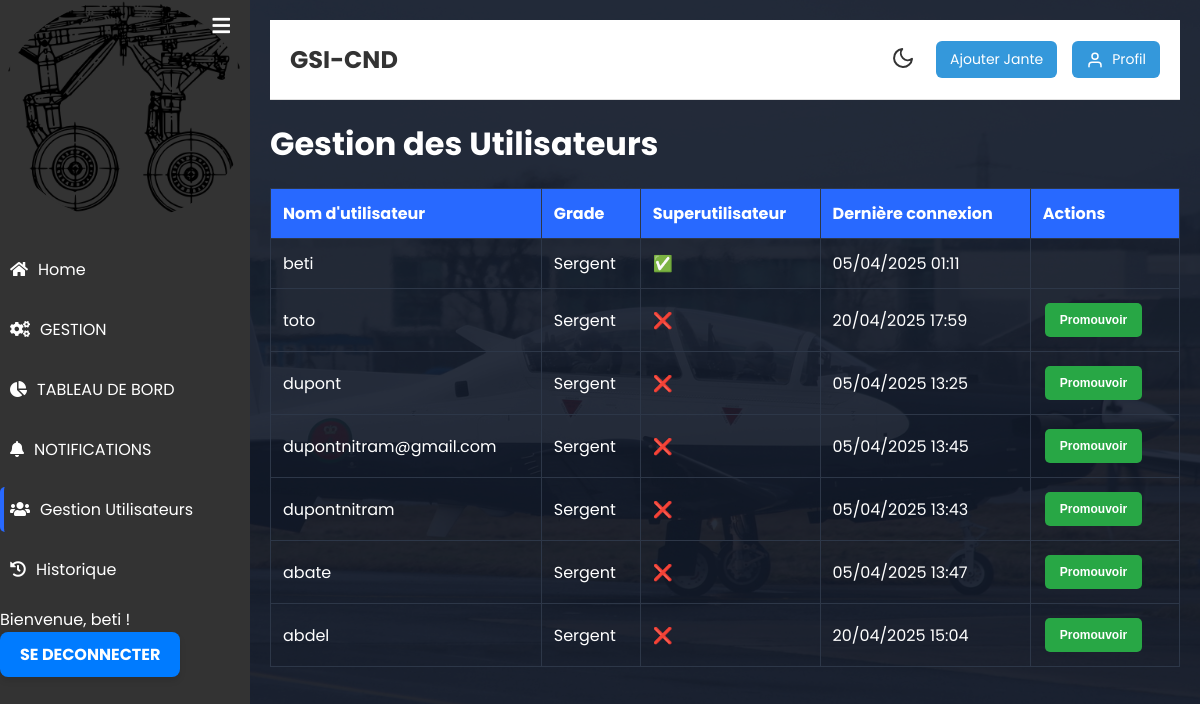
The page /gestion-utilisateurs/ (signed in) on the database as committed earlier.
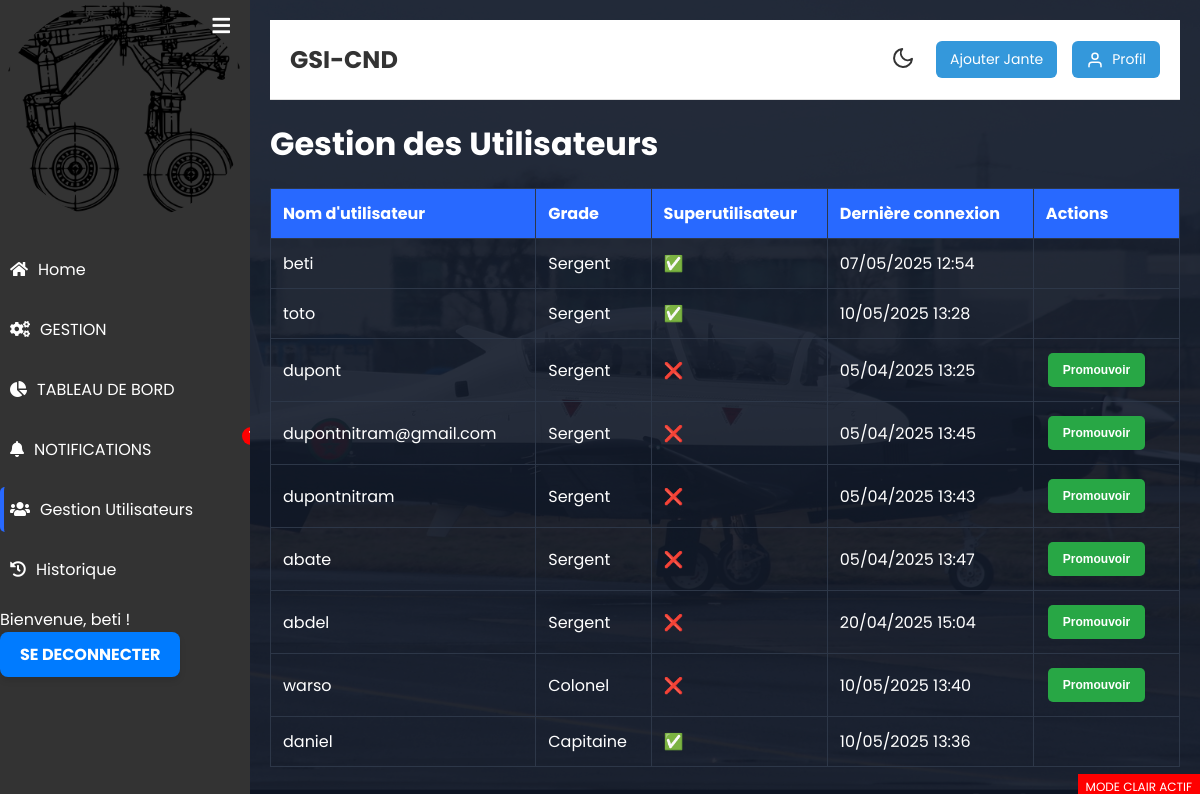
The same page on the database as committed later.
### authentification/models.py (models this page shows)
class User(AbstractUser):
    GRADE_CHOICES = (
        ('SGT', 'Sergent'),
        ('SCH', 'Sous-chef'),
        ('ADJ', 'Adjudant'),
        ('ADC', 'Adjudant-chef'),
        ('SLT', 'Sous-lieutenant'),
        ('LT', 'Lieutenant'),
        ('CNE', 'Capitaine'),
        ('CDT', 'Commandant'),
        ('LT-COL', 'Lieutenant-colonel'),
        ('COL', 'Colonel'),
    )
    grade = models.CharField(
        max_length=10,
        choices=GRADE_CHOICES,
        verbose_name='Grade',
        default='SGT'
    )
    def get_grade_display(self):
        return dict(self.GRADE_CHOICES).get(self.grade, self.grade)

### blog/views.py (the view)
# urls.py: path('gestion-utilisateurs/', blog_views.user_management, name='user_management'),
@login_required
def user_management(request):
    if not request.user.is_superuser:
        return render(request, 'authentification/access_denied.html',
                    {'message': 'Accès réservé aux administrateurs'})
    users = User.objects.all()
    return render(request, 'blog/user_management.html', {'users': users})

### blog/context_processors.py (called while the page is built)
def notifications_processor(request):
    if request.user.is_authenticated:
        return {
            'notifications': Notification.objects.filter(is_read=False).order_by('-created_at')
        }
    return {}  # Ne retourne rien si l'utilisateur n'est pas connecté

### blog/templates/blog/user_management.html (shortened to what this page needs)
{% extends "blog/base_blog.html" %}
{% block content %}
<div class="management-container">
    <h1>Gestion des Utilisateurs</h1>
    <table class="user-management-table">
        <thead>
            <tr>
                <th>Nom d'utilisateur</th>
                <th>Grade</th>
                <th>Superutilisateur</th>
                <th>Dernière connexion</th>
                <th>Actions</th>
            </tr>
        </thead>
        <tbody>
            {% for user in users %}
            <tr>
                <td>{{ user.username }}</td>
                <td>{{ user.get_grade_display }}</td>
                <td>{% if user.is_superuser %}✅{% else %}❌{% endif %}</td>
                <td>{{ user.last_login|date:"d/m/Y H:i" }}</td>
                <td class="user-actions">
                    {% if not user.is_superuser %}
                    <form method="post" action="{% url 'toggle_superuser' user.id %}">
                        <button type="submit" class="btn-action {% if user.is_superuser %}delete{% else %}add{% endif %}">
                            {% if user.is_superuser %}Rétrograder{% else %}Promouvoir{% endif %}
                        </button>
                    </form>
                    {% endif %}
                </td>
            </tr>
            {% endfor %}
        </tbody>
    </table>
</div>
{% endblock %}

### blog/templates/blog/base_blog.html (shortened to what this page needs)
{% load static %}
<!DOCTYPE html>
<html lang="fr">
<head>
    <link href="https://cdnjs.cloudflare.com/ajax/libs/font-awesome/5.15.4/css/all.min.css" rel="stylesheet">
    <link rel="stylesheet" href="{% static 'blog/home.css' %}">
</head>
<body>
    {% include "blog/zone_gauche.html" %}
    <div class="app-content">
        {% include "blog/header.html" %}
        <div class="dynamic-content">
            {% block content %}{% endblock content %}
        </div>
    </div>
</body>
</html>

### blog/templates/blog/zone_gauche.html (shortened to what this page needs)
{% load static %}
<div id="sidebar" class="sidebar">
    <button id="toggle-sidebar" title="Ouvrir / Fermer la barre latérale" class="sidebar-toggle">
        <i id="sidebar-icon" class="fas fa-bars"></i>
    </button>
    <div class="sidebar-header">
        <div class="app-icon">
            <img src="{% static 'img/jante.webp' %}" alt="Jante" style="width: 100%; height: auto;">
        </div>
    </div>
    <ul class="sidebar-list">
        <li class="sidebar-list-item {% if request.resolver_match.url_name == 'home' %}active{% endif %}">
            <a href="{% url 'home' %}">
                <i class="fas fa-home"></i>
                <span>Home</span>
            </a>
        </li>
        <li class="sidebar-list-item {% if request.resolver_match.url_name == 'gestion' %}active{% endif %}">
            <a href="{% url 'gestion' %}">
                <i class="fas fa-cogs"></i>
                <span>GESTION</span>
            </a>
        </li>
        <li class="sidebar-list-item {% if request.resolver_match.url_name == 'TABLEAU_BORD' %}active{% endif %}">
            <a href="{% url 'TABLEAU_BORD' %}">
                <i class="fas fa-chart-pie"></i>
                <span>TABLEAU DE BORD</span>
            </a>
        </li>
        <li class="sidebar-list-item {% if request.resolver_match.url_name == 'NOTIFICATIONS' %}active{% endif %}">
            <a href="{% url 'NOTIFICATIONS' %}" class="notification-link" style="position: relative;">
                <i class="fas fa-bell"></i>
                <span>NOTIFICATIONS</span>
                <span id="notif-count" class="notif-badge" style="display: none;">0</span>
            </a>
        </li>
        {% if user.is_superuser %}
        <li class="sidebar-list-item {% if request.resolver_match.url_name == 'user_management' %}active{% endif %}">
            <a href="{% url 'user_management' %}">
                <i class="fas fa-users"></i>
                <span>Gestion Utilisateurs</span>
            </a>
        </li>
        <li class="sidebar-list-item {% if request.resolver_match.url_name == 'action_history' %}active{% endif %}">
            <a href="{% url 'action_history' %}">
                <i class="fas fa-history"></i>
                <span>Historique</span>
            </a>
        </li>
        {% endif %}
    </ul>
    <div class="account-info">
        <div class="account-info-name">Bienvenue, {{ user.username }} !</div>
        {% if user.is_authenticated %}
            <a href="{% url 'logout' %}" class="logout-link">SE DECONNECTER</a>
        {% endif %}
    </div>
</div>
<link href="https://cdnjs.cloudflare.com/ajax/libs/font-awesome/5.15.4/css/all.min.css" rel="stylesheet">

### blog/templates/blog/header.html
<div class="app-content-header">
    <h1 class="app-content-headerText">GSI-CND</h1>
    <div class="app-content-actions">
        <button class="mode-switch" title="Changer le thème">
            <svg class="moon" fill="none" stroke="currentColor" stroke-linecap="round"
                 stroke-linejoin="round" stroke-width="2" width="24" height="24" viewBox="0 0 24 24">
                <path d="M21 12.79A9 9 0 1111.21 3 7 7 0 0021 12.79z"></path>
            </svg>
        </button>
        <a href="{% url 'add_jante' %}" class="app-button add-btn">Ajouter Jante</a>
        <a href="{% url 'user_profile' %}" class="app-button profile-btn">
            <svg xmlns="http://www.w3.org/2000/svg" width="18" height="18" viewBox="0 0 24 24"
                 fill="none" stroke="currentColor" stroke-width="2" stroke-linecap="round"
                 stroke-linejoin="round" class="feather feather-user">
                <path d="M20 21v-2a4 4 0 0 0-4-4H8a4 4 0 0 0-4 4v2"/>
                <circle cx="12" cy="7" r="4"/>
            </svg>
            <span>Profil</span>
        </a>
    </div>
</div>

### blog/static/blog/home.css (style rules this page uses)
* { box-sizing: border-box; margin: 0; padding: 0; }
body, html { height: 100%; width: 100%; font-family: "Poppins", sans-serif; background-image: url("/static/img/T6-C.jpg"); background-size: cover; background-position: center; background-repeat: no-repeat; color: #fff; }
.sidebar { width: 250px; background-color: #333; color: white; height: 100%; position: fixed; top: 0; left: 0; overflow-y: auto; }
.sidebar-header { text-align: center; margin-bottom: 20px; }
.sidebar-header img { width: 100px; height: auto; border-radius: 50%; }
.sidebar-list { list-style: none; }
.sidebar-list-item { margin-bottom: 15px; }
.sidebar-list-item a { text-decoration: none; color: #fff; display: flex; align-items: center; padding: 10px; border-radius: 5px; transition: background-color 0.3s ease; }
.sidebar-list-item.active a { border-left: 4px solid rgba(40, 105, 255, 1); padding-left: 6px; }
.app-content { margin-left: 250px; padding: 20px; background-color: rgba(16, 24, 39, 0.9); min-height: 100vh; overflow-x: auto; }
.app-content-header { display: flex; justify-content: space-between; align-items: center; margin-bottom: 20px; }
.app-content-headerText { font-size: 24px; font-weight: 500; }
button, .action-button { background-color: #2869ff; color: #fff; border: none; padding: 5px 10px; border-radius: 5px; cursor: pointer; font-size: 12px; transition: background-color 0.3s ease; }
.logout-link { display: inline-block; background-color: #007bff; color: #ffffff; padding: 10px 20px; border-radius: 8px; text-decoration: none; font-weight: bold; text-align: center; transition: background-color 0.3s ease, transform 0.2s ease; box-shadow: 0 4px 6px rgba(0, 0, 0, 0.1); }
body::after { content: "MODE CLAIR ACTIF"; position: fixed; bottom: 0; right: 0; background: red; color: white; font-size: 12px; padding: 4px 8px; z-index: 9999; }
.btn-action.add { background-color: #28a745; color: white; border: none; padding: 10px 15px; border-radius: 5px; cursor: pointer; font-weight: bold; transition: background-color 0.3s ease; }
.btn-action { padding: 5px 10px; margin: 2px; border: none; border-radius: 4px; cursor: pointer; font-weight: bold; }
.add { background-color: #4CAF50; color: white; }
.app-content-header { display: flex; justify-content: space-between; align-items: center; padding: 20px; flex-wrap: wrap; background-color: #fff; border-bottom: 1px solid #e0e0e0; }
.app-content-headerText { font-size: 24px; font-weight: bold; color: #333; }
.app-content-actions { display: flex; align-items: center; gap: 15px; }
.app-button { display: flex; align-items: center; gap: 8px; padding: 8px 14px; background-color: #3498db; color: white; border-radius: 6px; text-decoration: none; font-size: 14px; transition: background 0.3s ease; }
.mode-switch { background: none; border: none; cursor: pointer; color: #333; padding: 6px; transition: transform 0.2s; }
#toggle-sidebar { transition: all 0.3s ease; }

### blog/templates/blog/base_blog.html (style rules this page uses)
.sidebar .sidebar-list-item i { margin-right: 0.5rem; }

### blog/templates/blog/zone_gauche.html (style rules this page uses)
.sidebar-toggle { position: absolute; top: 10px; right: 10px; background: none; border: none; color: white; font-size: 20px; cursor: pointer; z-index: 1001; }
.notif-badge { position: absolute; top: 0; right: -10px; background-color: red; color: white; font-size: 11px; font-weight: bold; padding: 2px 6px; border-radius: 12px; display: flex; align-items: center; justify-content: center; min-width: 18px; height: 18px; }
.sidebar .sidebar-list-item i { margin-right: 10px; }

### blog/templates/blog/user_management.html (style rules this page uses)
.user-management-table { width: 100%; border-collapse: collapse; margin-top: 20px; }
.user-management-table th, .user-management-table td { padding: 12px; border: 1px solid #2d3748; text-align: left; }
.user-management-table th { background-color: #2869ff; color: white; }
.user-actions form { display: inline-block; margin-right: 5px; }
.btn-action.add { background-color: #28a745 !important; }

Rows that differ between the two databases and show on the page:
changed User "beti": last_login "05/04/2025 01:11" → "07/05/2025 12:54"
changed User "toto": last_login "20/04/2025 17:59" → "10/05/2025 13:28"; is_superuser "❌ Promouvoir" → "✅"
added User: username "warso", grade "Colonel", last_login "10/05/2025 13:40", is_superuser "Promouvoir"
added User: username "daniel", grade "Capitaine", last_login "10/05/2025 13:36"
